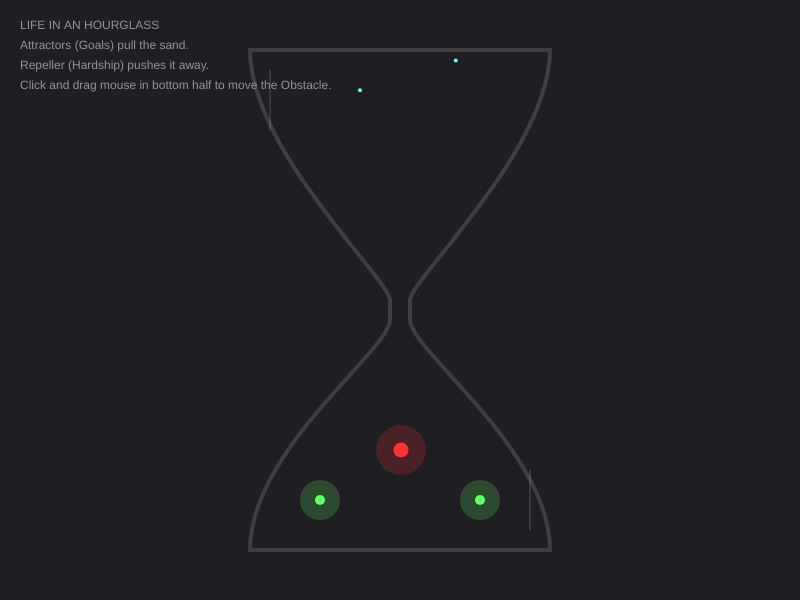
Frame 1 (no input)
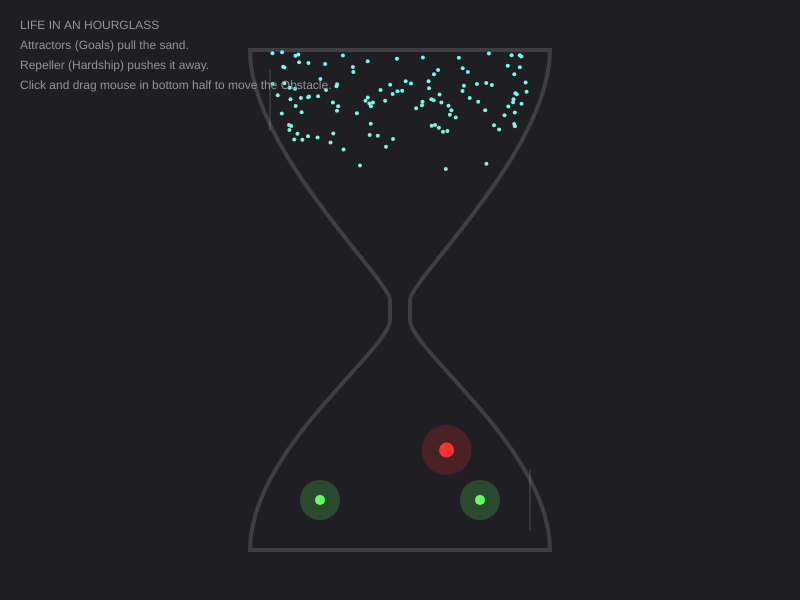
Frame 60 (no input)
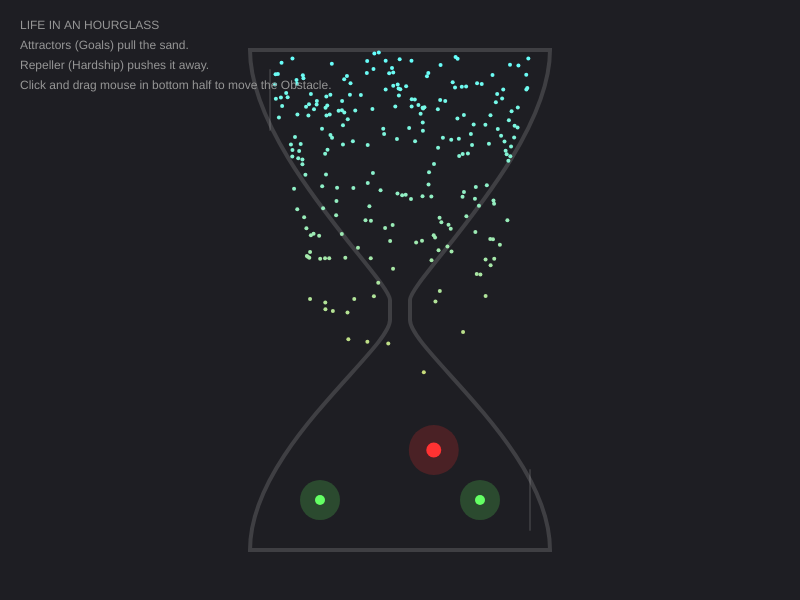
Frame 120 (the mouse pressed at the canvas centre since frame 60)

The p5.js sketch that drew these frames (run headless with seeded random() and noise() and a simulated clock; from frame 60 on, the mouse is pressed at the canvas centre):

// p5.js sketch
// ── sketch.js
let ps;
let attractors = [];
let repeller;
let pileHeights = [];
let glassWidth = 300;
let neckWidth = 20;

function setup() {
  createCanvas(800, 600);

  // Initialize Particle System
  ps = new ParticleSystem(createVector(width / 2, 50));

  // Create forces (Attractors represent life goals/passions, Repeller represents hardships)
  attractors.push(new Attractor(width / 2 - 80, height - 100, 15)); // Career?
  attractors.push(new Attractor(width / 2 + 80, height - 100, 15)); // Family?

  // A Repeller that moves with mouse or stays static
  repeller = new Repeller(width / 2, height - 150);

  // Initialize pile height map (simulating the ground/glass bottom)
  for (let i = 0; i < width; i++) {
    // Calculate the curve of the bottom glass
    let distFromCenter = abs(i - width / 2);
    if (distFromCenter < glassWidth / 2) {
      // Simple bowl shape equation
      let bowlY = height - 50 - Math.pow(distFromCenter / (glassWidth / 2), 2) * 50;
      pileHeights[i] = height - 50; // Start at flat bottom for simplicity of stacking visual
    } else {
      pileHeights[i] = height;
    }
  }
}

function draw() {
  background(30, 30, 35);

  // Update Repeller position (Interactive Life Obstacle)
  if (mouseIsPressed && mouseY > height / 2) {
    repeller.setPos(mouseX, mouseY);
  } else {
    // Idle movement
    repeller.setPos(width / 2 + sin(frameCount * 0.02) * 50, height - 150);
  }

  // Draw Hourglass Container
  drawHourglass();

  // Draw Forces
  for (let a of attractors) {
    a.display();
  }
  repeller.display();

  // Particle System Logic
  // Spawn rate based on time (life flows continuously)
  for (let i = 0; i < 2; i++) {
    ps.addParticle();
  }

  // Apply forces
  ps.applyGravity();
  ps.applyRepeller(repeller);
  for (let a of attractors) {
    ps.applyAttractor(a);
  }

  ps.run();

  // Instructions
  fill(150);
  noStroke();
  textSize(12);
  textAlign(LEFT, TOP);
  text("LIFE IN AN HOURGLASS", 20, 20);
  text("Attractors (Goals) pull the sand.", 20, 40);
  text("Repeller (Hardship) pushes it away.", 20, 60);
  text("Click and drag mouse in bottom half to move the Obstacle.", 20, 80);
}

function drawHourglass() {
  noFill();
  stroke(200, 50);
  strokeWeight(4);

  let cx = width / 2;
  let topY = 50;
  let bottomY = height - 50;
  let midY = height / 2;
  let w = glassWidth / 2;
  let nw = neckWidth / 2;

  beginShape();
  vertex(cx - w, topY);
  bezierVertex(cx - w, topY + 100, cx - nw, midY - 20, cx - nw, midY); // Top Left curve
  vertex(cx - nw, midY + 20); // Neck
  bezierVertex(cx - nw, midY + 50, cx - w, bottomY - 100, cx - w, bottomY); // Bottom Left
  vertex(cx + w, bottomY);
  bezierVertex(cx + w, bottomY - 100, cx + nw, midY + 50, cx + nw, midY + 20); // Bottom Right
  vertex(cx + nw, midY); // Neck
  bezierVertex(cx + nw, midY - 20, cx + w, topY + 100, cx + w, topY); // Top Right
  endShape(CLOSE);

  // Glass reflections
  stroke(255, 30);
  strokeWeight(2);
  line(cx - w + 20, topY + 20, cx - w + 20, topY + 80);
  line(cx + w - 20, bottomY - 80, cx + w - 20, bottomY - 20);
}

// ── Attractor.js
class Attractor {
    constructor(x, y, strength) {
        this.pos = createVector(x, y);
        this.strength = strength; // G
    }

    calculateForce(p) {
        let dir = p5.Vector.sub(this.pos, p.pos);
        let d = dir.mag();
        d = constrain(d, 5, 100); // Constraint distance to avoid extreme forces
        dir.normalize();
        let force = (this.strength * 1 * p.mass) / (d * d); // G * m1 * m2 / d^2
        dir.mult(force * 50); // Scale up for visibility
        return dir;
    }

    display() {
        noStroke();
        fill(100, 255, 100, 50); // Green glow for attraction
        ellipse(this.pos.x, this.pos.y, 40, 40);
        fill(100, 255, 100);
        ellipse(this.pos.x, this.pos.y, 10, 10);
    }
}

// ── Particle.js
class Particle {
    constructor(l) {
        // Start somewhat randomly in the top container
        let startX = random(l.x - glassWidth / 2 + 20, l.x + glassWidth / 2 - 20);
        let startY = random(l.y, l.y + 50);

        this.pos = createVector(startX, startY);
        this.vel = createVector(0, 0);
        this.acc = createVector(0, 0);
        this.lifespan = 255;
        this.mass = random(0.8, 1.5);
        this.isLocked = false; // Has it landed?

        // Color evolves from Blue (Youth) to Gold (Age)
        this.col = color(100, 200, 255);
    }

    applyForce(force) {
        let f = force.copy();
        f.div(this.mass);
        this.acc.add(f);
    }

    run() {
        this.update();
        this.display();
    }

    update() {
        if (!this.isLocked) {
            this.vel.add(this.acc);
            this.pos.add(this.vel);
            this.acc.mult(0);

            // Air resistance
            this.vel.mult(0.99);

            // Color transition based on Y position (Life stages)
            let t = map(this.pos.y, 50, height - 50, 0, 1);
            this.col = lerpColor(color(100, 255, 255), color(255, 200, 50), t);
        }
    }

    constrainToGlassTop() {
        let cx = width / 2;
        let dx = abs(this.pos.x - cx);

        // Simple funnel walls
        // As Y increases towards Height/2, max width decreases
        let progress = map(this.pos.y, 50, height / 2, 0, 1);
        let maxWidth = map(progress, 0, 1, glassWidth / 2 - 5, neckWidth / 2 - 2);

        if (dx > maxWidth) {
            // Push back towards center
            let force = createVector(cx - this.pos.x, 0);
            force.normalize();
            force.mult(0.2); // Gentle nudging wall
            this.applyForce(force);

            // Dampen velocity to prevent shooting out
            this.vel.x *= 0.5;
        }
    }

    constrainToGlassBottom() {
        // Just keep them roughly inside the glass width
        let cx = width / 2;
        let dx = abs(this.pos.x - cx);
        if (dx > glassWidth / 2 - 5) {
            this.vel.x *= -0.5;
            this.pos.x = constrain(this.pos.x, cx - glassWidth / 2 + 6, cx + glassWidth / 2 - 6);
        }
    }

    checkPileCollision() {
        let ix = floor(this.pos.x);
        // Boundary check for array access
        if (ix >= 0 && ix < width) {
            let groundY = pileHeights[ix];

            // If particle hits the "ground" or the top of the pile
            if (this.pos.y >= groundY) {
                this.pos.y = groundY;
                this.isLocked = true;
                this.vel.mult(0);

                // Update the pile height at this x location
                // We spread the pile height slightly to simulate sand angle of repose
                for (let k = -2; k <= 2; k++) {
                    if (ix + k >= 0 && ix + k < width) {
                        pileHeights[ix + k] -= (1.5 - abs(k) * 0.4);
                    }
                }
            }
        }
    }

    display() {
        noStroke();
        fill(this.col);
        if (this.isLocked) {
            // Slightly darker when settled
            fill(red(this.col), green(this.col), blue(this.col), 200);
        }
        ellipse(this.pos.x, this.pos.y, 4, 4);
    }
}

// ── ParticleSystem.js
class ParticleSystem {
    constructor(position) {
        this.origin = position.copy();
        this.particles = [];
    }

    addParticle() {
        this.particles.push(new Particle(this.origin));
    }

    applyGravity() {
        let gravity = createVector(0, 0.05);
        for (let p of this.particles) {
            if (!p.isLocked) {
                p.applyForce(gravity);
            }
        }
    }

    applyAttractor(a) {
        for (let p of this.particles) {
            if (!p.isLocked && p.pos.y > height / 2) { // Only affect in bottom bulb
                let force = a.calculateForce(p);
                p.applyForce(force);
            }
        }
    }

    applyRepeller(r) {
        for (let p of this.particles) {
            if (!p.isLocked && p.pos.y > height / 2) {
                let force = r.calculateForce(p);
                p.applyForce(force);
            }
        }
    }

    run() {
        for (let i = this.particles.length - 1; i >= 0; i--) {
            let p = this.particles[i];
            p.run();

            // Funneling logic for the top bulb
            if (p.pos.y < height / 2) {
                p.constrainToGlassTop();
            } else {
                p.constrainToGlassBottom();
            }

            // Check stacking collision
            if (!p.isLocked && p.pos.y > height / 2) {
                p.checkPileCollision();
            }

            // Cleanup visual clutter (optional, but keeping them piles up)
            // We don't remove particles to show the "Life" accumulation
        }
    }
}

// ── Repeller.js
class Repeller {
    constructor(x, y) {
        this.pos = createVector(x, y);
        this.strength = -30; // Negative strength for repulsion
    }

    setPos(x, y) {
        this.pos.set(x, y);
    }

    calculateForce(p) {
        let dir = p5.Vector.sub(this.pos, p.pos);
        let d = dir.mag();
        d = constrain(d, 5, 100);
        dir.normalize();
        let force = (this.strength * 1 * p.mass) / (d * d);
        dir.mult(force * 50);
        return dir;
    }

    display() {
        noStroke();
        fill(255, 50, 50, 50); // Red glow for repulsion
        ellipse(this.pos.x, this.pos.y, 50, 50);
        fill(255, 50, 50);
        ellipse(this.pos.x, this.pos.y, 15, 15);
    }
}
